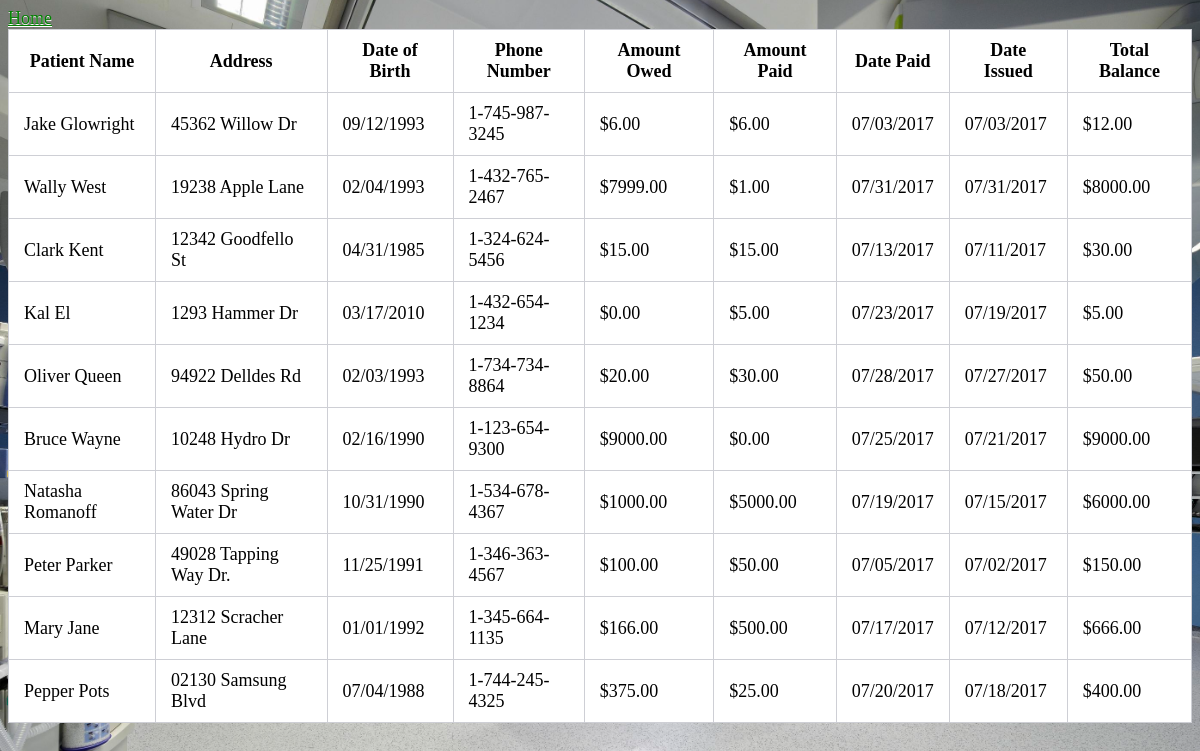
The page /patientMonthlyStatement.php on the database its author committed.
### tables this page shows
CREATE TABLE `fees` (
  `amountOwed` varchar(11) DEFAULT NULL,
  `amountPaid` varchar(11) NOT NULL,
  `datePaid` varchar(11) NOT NULL,
  `dateIssued` varchar(11) NOT NULL,
  `feeID` varchar(11) NOT NULL,
  `patientID` varchar(11) NOT NULL,
  `totalBalance` varchar(11) DEFAULT NULL
);

CREATE TABLE `patient` (
  `address` varchar(25) DEFAULT NULL,
  `dateOfBirth` varchar(10) DEFAULT NULL,
  `name` varchar(20) NOT NULL,
  `phoneNumber` varchar(20) DEFAULT NULL,
  `patientID` varchar(11) NOT NULL,
  `sex` varchar(10) DEFAULT NULL
);

### patientMonthlyStatement.php (the view, shortened to what this page needs)
<!DOCTYPE html>
<html>
<head><link rel="stylesheet" href="style.css" type="text/css"></head>
<a href ="index.html">Home</a>
<body>
	<?php
	include('dbconnect.php');
$query ="SELECT p.name, p.address, p.dateOfBirth, p.phoneNumber, f.amountOwed, f.amountPaid, f.datePaid, f.dateIssued, f.totalBalance FROM patient p,
fees f WHERE p.patientID=f.patientID AND f.amountOwed IS NOT NULL";
$result = mysqli_query($conn,$query);
echo
"<table>
<tr>
	<th>Patient Name</th>
	<th>Address</th>
	<th>Date of Birth</th>
	<th>Phone Number</th>
	<th>Amount Owed</th>
	<th>Amount Paid</th>
	<th>Date Paid</th>
	<th>Date Issued</th>
	<th>Total Balance</th>
</tr>";
if ($result->num_rows > 0) {
while ($row = mysqli_fetch_assoc($result)){
	if ($row)
		echo "<tr><td>".$row["name"]."</td><td>".$row["address"]."</td><td>".$row["dateOfBirth"]."</td><td>".$row["phoneNumber"]."</td><td>".$row["amountOwed"]."</td><td>".$row["amountPaid"]."</td><td>".$row["datePaid"]."</td><td>".$row["dateIssued"]."</td><td>".$row["totalBalance"]."</td></tr>";
	}
}
else {
	echo "DIDN'T FIND ANYTHING";
}
echo
"</table>";
?>
</body>
</html>

### style.css (style rules this page uses)
table { border-collapse: collapse; background-color:white; }
th, td { border: 1px solid #cecfd5; padding: 10px 15px; }
body { font-size:18px; text-shadow: 0 1px 0 white; color:black; }
html { background: url("wellnessClinic.jpg") no-repeat center center fixed; -webkit-background-size: cover; -moz-background-size: cover; -o-background-size: cover; background-size: cover; }
a:link { color:green; }

### rows shown on the page
fees: patientID.name "Jake Glowright", patientID.address "45362 Willow Dr", patientID.dateOfBirth "09/12/1993", patientID.phoneNumber "1-745-987-3245", amountOwed "$6.00", amountPaid "$6.00", datePaid "07/03/2017", dateIssued "07/03/2017", totalBalance "$12.00"
fees: patientID.name "Wally West", patientID.address "19238 Apple Lane", patientID.dateOfBirth "02/04/1993", patientID.phoneNumber "1-432-765-2467", amountOwed "$7999.00", amountPaid "$1.00", datePaid "07/31/2017", dateIssued "07/31/2017", totalBalance "$8000.00"
fees: patientID.name "Clark Kent", patientID.address "12342 Goodfello St", patientID.dateOfBirth "04/31/1985", patientID.phoneNumber "1-324-624-5456", amountOwed "$15.00", amountPaid "$15.00", datePaid "07/13/2017", dateIssued "07/11/2017", totalBalance "$30.00"
fees: patientID.name "Kal El", patientID.address "1293 Hammer Dr", patientID.dateOfBirth "03/17/2010", patientID.phoneNumber "1-432-654-1234", amountOwed "$0.00", amountPaid "$5.00", datePaid "07/23/2017", dateIssued "07/19/2017", totalBalance "$5.00"
fees: patientID.name "Oliver Queen", patientID.address "94922 Delldes Rd", patientID.dateOfBirth "02/03/1993", patientID.phoneNumber "1-734-734-8864", amountOwed "$20.00", amountPaid "$30.00", datePaid "07/28/2017", dateIssued "07/27/2017", totalBalance "$50.00"
fees: patientID.name "Bruce Wayne", patientID.address "10248 Hydro Dr", patientID.dateOfBirth "02/16/1990", patientID.phoneNumber "1-123-654-9300", amountOwed "$9000.00", amountPaid "$0.00", datePaid "07/25/2017", dateIssued "07/21/2017", totalBalance "$9000.00"
fees: patientID.name "Natasha Romanoff", patientID.address "86043 Spring Water Dr", patientID.dateOfBirth "10/31/1990", patientID.phoneNumber "1-534-678-4367", amountOwed "$1000.00", amountPaid "$5000.00", datePaid "07/19/2017", dateIssued "07/15/2017", totalBalance "$6000.00"
fees: patientID.name "Peter Parker", patientID.address "49028 Tapping Way Dr.", patientID.dateOfBirth "11/25/1991", patientID.phoneNumber "1-346-363-4567", amountOwed "$100.00", amountPaid "$50.00", datePaid "07/05/2017", dateIssued "07/02/2017", totalBalance "$150.00"
fees: patientID.name "Mary Jane", patientID.address "12312 Scracher Lane", patientID.dateOfBirth "01/01/1992", patientID.phoneNumber "1-345-664-1135", amountOwed "$166.00", amountPaid "$500.00", datePaid "07/17/2017", dateIssued "07/12/2017", totalBalance "$666.00"
fees: patientID.name "Pepper Pots", patientID.address "02130 Samsung Blvd", patientID.dateOfBirth "07/04/1988", patientID.phoneNumber "1-744-245-4325", amountOwed "$375.00", amountPaid "$25.00", datePaid "07/20/2017", dateIssued "07/18/2017", totalBalance "$400.00"
